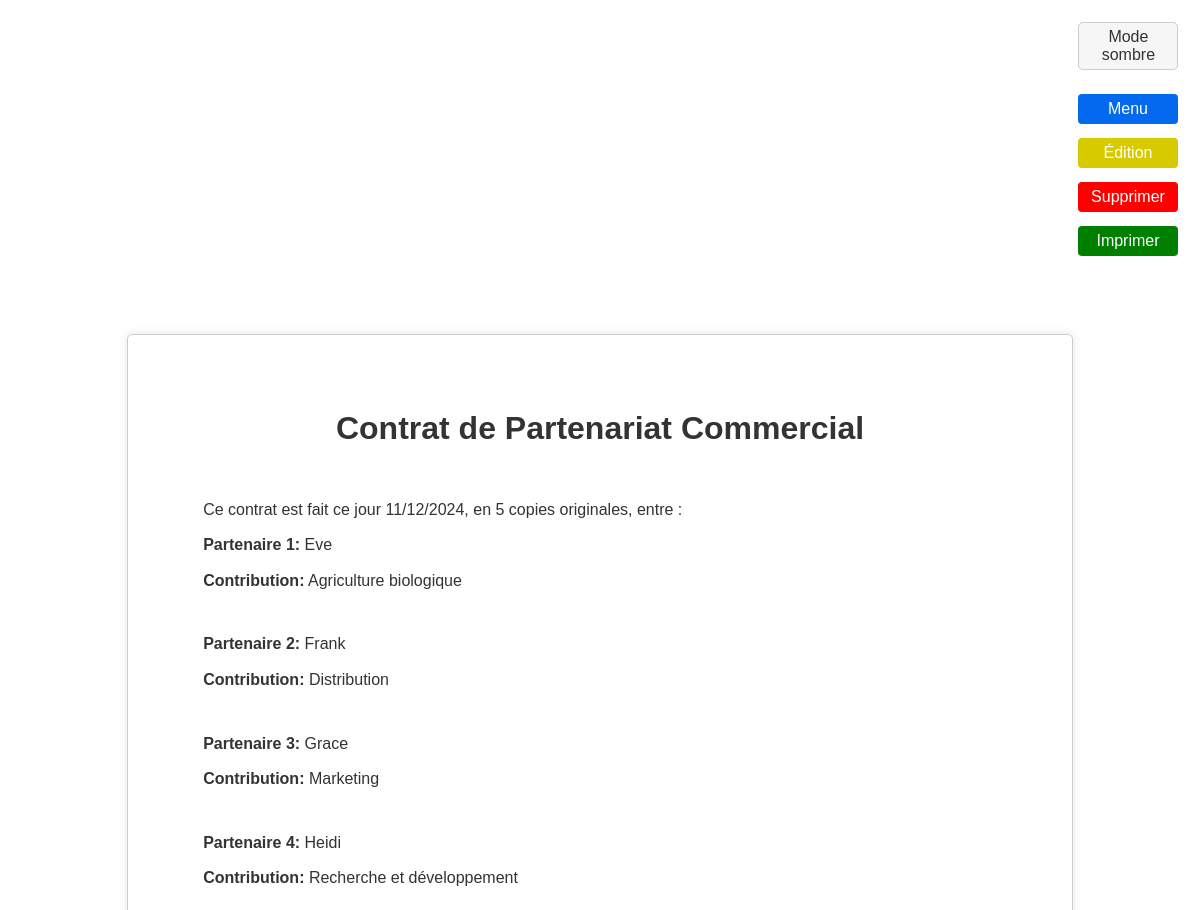
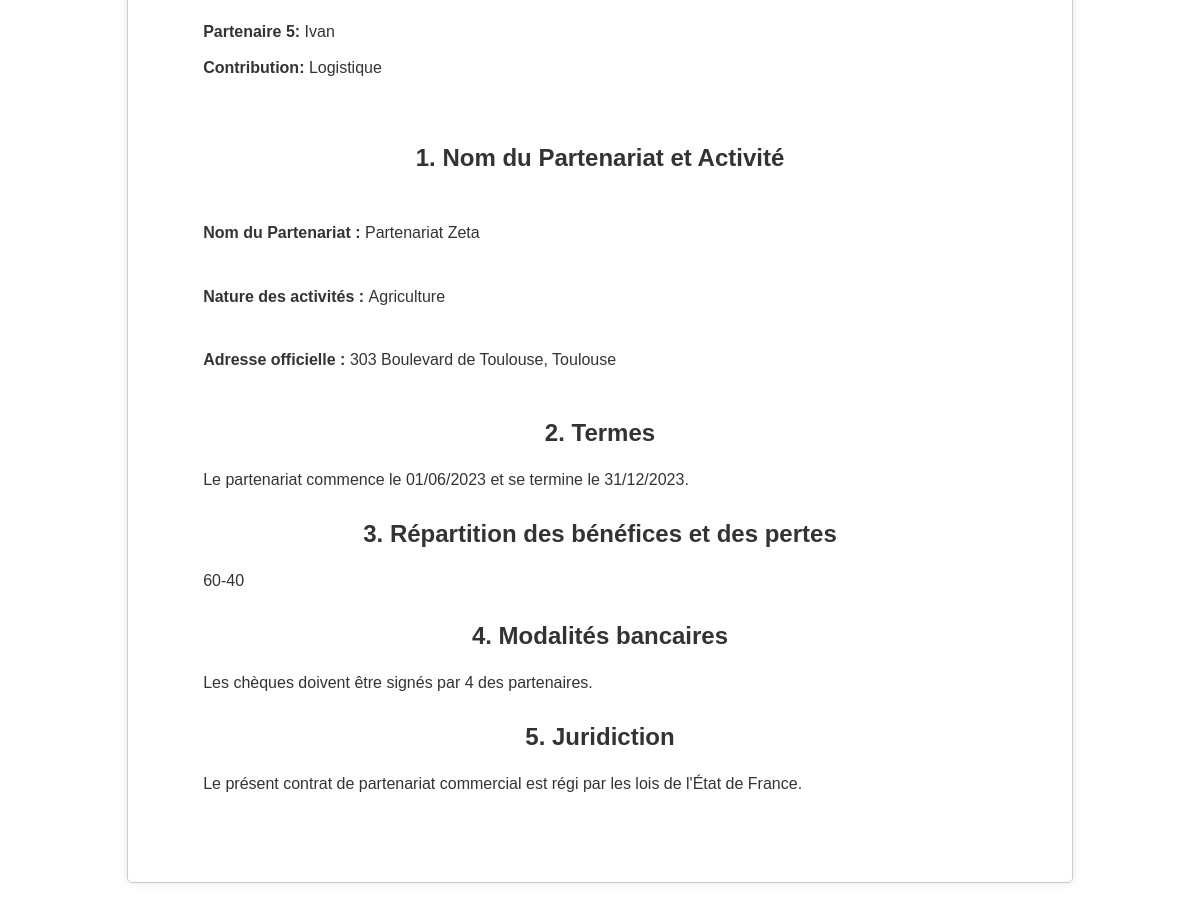
The app's page /display_contract.php?id=6 with its own data (2 pictures, top to bottom).
### tables this page shows
CREATE TABLE `formulaire` (
  `id` int(11) NOT NULL,
  `date_creation` datetime NOT NULL,
  `num_partners` int(11) NOT NULL,
  `activity_type` varchar(255) NOT NULL,
  `partnership_name` varchar(255) NOT NULL,
  `official_address` varchar(255) NOT NULL,
  `start_date` date NOT NULL,
  `end_date` date NOT NULL,
  `profit_loss_distribution` varchar(255) NOT NULL,
  `signing_partner_count` int(11) NOT NULL,
  `country_code` varchar(2) NOT NULL,
  `id_compte` int(11) DEFAULT NULL
);

CREATE TABLE `partenaire_formulaire` (
  `formulaire_id` int(11) NOT NULL,
  `partenaire_id` int(11) NOT NULL,
  `contribution` varchar(255) NOT NULL
);

CREATE TABLE `partenaire` (
  `id` int(11) NOT NULL,
  `nom` varchar(255) NOT NULL
);

### functions.php (called while the page is built, shortened)
<?php
function sqlquery($pdo, $query, $params = [])
{
    $stmt = $pdo->prepare($query);
    $stmt->execute($params);
    return $stmt;
}
function formatDateForDisplay($date)
{
    return date('d/m/Y', strtotime($date));
}
function getFormDataById($pdo, $formId)
{
    $queryForm = "SELECT * FROM formulaire WHERE id = :id";
    $formData = sqlquery($pdo, $queryForm, [':id' => $formId])->fetch(PDO::FETCH_ASSOC);
    $queryPartners = "SELECT p.id, p.nom, pf.contribution FROM partenaire p
                      JOIN partenaire_formulaire pf ON p.id = pf.partenaire_id
                      WHERE pf.formulaire_id = :formulaire_id";
    $partners = sqlquery($pdo, $queryPartners, [':formulaire_id' => $formId])->fetchAll(PDO::FETCH_ASSOC);
    $data = [
        'date_creation' => $formData['date_creation'],
        'num_partners' => $formData['num_partners'],
        'activity_type' => $formData['activity_type'],
        'partnership_name' => $formData['partnership_name'],
        'official_address' => $formData['official_address'],
        'start_date' => $formData['start_date'],
        'end_date' => $formData['end_date'],
        'profit_loss_distribution' => $formData['profit_loss_distribution'],
        'signing_partner_count' => $formData['signing_partner_count'],
        'country_code' => $formData['country_code'],
    ];
    return ['data' => $data, 'partners' => $partners];
}
?>

### display_contract.php (the view, shortened to what this page needs)
<?php
require_once('functions.php');
$pdo = connectDB();
if (isset($_GET['id'])) {
    $formId = (int) $_GET['id'];
    try {
        $formData = getFormDataById($pdo, $formId);
    } catch (Exception $e) {
        echo "<p>Erreur : " . $e->getMessage() . "</p>";
        exit;
    }
} else {
    echo "<p>Erreur : ID du formulaire manquant.</p>";
    exit;
}
$countries = [
    'FR' => 'de France',
    'US' => 'des États-Unis',
    'CA' => 'de Canada',
    'GB' => 'du Royaume-Uni',
    'DE' => "d'Allemagne",
    'JP' => 'du Japon',
    'CN' => 'de Chine',
    'IN' => "d'Inde",
    'BR' => 'du Brésil',
    'AU' => "d'Australie"
];
require_once('html_utils/header.php');
echo "<div id='final-contract-container'>";
echo "<h1>Contrat de Partenariat Commercial</h1>";
echo "<br><p>Ce contrat est fait ce jour " . date("d/m/Y") . ", en " . htmlspecialchars($formData['data']['num_partners']) . " copies originales, entre :</p>";
foreach ($formData['partners'] as $index => $partner) {
    $partnerName = htmlspecialchars($partner['nom']);
    $contribution = htmlspecialchars($partner['contribution']);
    echo "<p><strong>Partenaire " . ($index + 1) . ":</strong> $partnerName</p>";
    echo "<p><strong>Contribution:</strong> $contribution</p>";
    echo "<br>";
}
echo "<br><br><h2>1. Nom du Partenariat et Activité</h2><br>";
echo "<p><strong>Nom du Partenariat : </strong>" . htmlspecialchars($formData['data']['partnership_name']) . "</p>";
echo "<br><p><strong>Nature des activités : </strong> " . htmlspecialchars($formData['data']['activity_type']) . "</p>";
echo "<br><p><strong>Adresse officielle : </strong> " . htmlspecialchars($formData['data']['official_address']) . "</p>";
echo "<br><br><h2>2. Termes</h2>";
echo "<p>Le partenariat commence le " . htmlspecialchars(formatDateForDisplay($formData['data']['start_date'])) . " et se termine le " . htmlspecialchars(formatDateForDisplay($formData['data']['end_date'])) . ".</p>";
echo "<br><h2>3. Répartition des bénéfices et des pertes</h2>";
echo "<p>" . htmlspecialchars($formData['data']['profit_loss_distribution']) . "</p>";
echo "<br><h2>4. Modalités bancaires</h2>";
echo "<p>Les chèques doivent être signés par " . htmlspecialchars($formData['data']['signing_partner_count']) . " des partenaires.</p>";
echo "<br><h2>5. Juridiction</h2>";
$countryCode = htmlspecialchars($formData['data']['country_code']);
$countryName = isset($countries[$countryCode]) ? $countries[$countryCode] : "Pays inconnu";
echo "<p>Le présent contrat de partenariat commercial est régi par les lois de l'État $countryName.</p>";
echo "</div>";
require_once('html_utils/footer.php');
?>

### style.css (style rules this page uses)
body { font-family: Arial, sans-serif; margin: 20px; background-color: #f9f9f9; }
.light-theme { background-color: #ffffff; color : #333; }
#final-contract-container { width: 210mm; min-height: 297mm; margin: 20mm auto; padding: 20mm; border: 1px solid #ccc; border-radius: 5px; box-shadow: 0 0 10px rgba(0, 0, 0, 0.1); background-color: white; font-family: 'Arial', sans-serif; color: #333; }
#final-contract-container h1, #final-contract-container h2, #final-contract-container h3 { text-align: center; margin-top: 0; }
#final-contract-container p { text-align: justify; line-height: 1.6; margin: 10px 0; }

### records on screen
formulaire: num_partners "5", partnership_name "Partenariat Zeta", activity_type "Agriculture", official_address "303 Boulevard de Toulouse, Toulouse", start_date "01/06/2023", end_date "31/12/2023", profit_loss_distribution "60-40", signing_partner_count "4", country_code "de France"
partenaire_formulaire: partenaire.nom "Eve", contribution "Agriculture biologique"
partenaire_formulaire: partenaire.nom "Frank", contribution "Distribution"
partenaire_formulaire: partenaire.nom "Grace", contribution "Marketing"
partenaire_formulaire: partenaire.nom "Heidi", contribution "Recherche et développement"
partenaire_formulaire: partenaire.nom "Ivan", contribution "Logistique"
